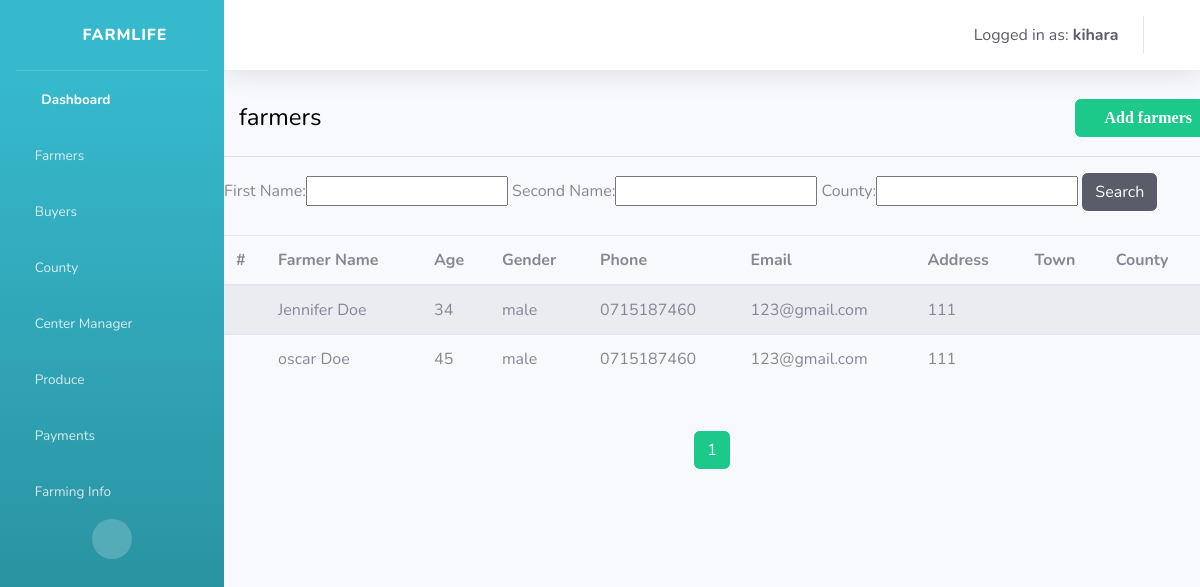
The app's page /dashboard/farmers_list/ (signed in) with its own data.
### efarm/models.py (models this page shows, shortened)
class Farmer(models.Model):
    gender_choice = (
        ('male', 'male',),
        ('female', 'female'),
        ('other', 'other')
    )
    first_name = models.CharField(max_length=254)
    second_name = models.CharField(max_length=254)
    age = models.IntegerField(null=True)
    gender = models.CharField(max_length=254, choices=gender_choice)
    email = models.EmailField()
    adress = models.CharField(max_length=254)
    phone = models.CharField(max_length=15)
    centre = models.ForeignKey(Centre, on_delete=models.CASCADE)
    @property
    def get_name(self):
        full_name = self.first_name + ' ' + self.second_name
        return full_name

### efarm/views.py (the view)
# urls.py: path('farmers_list/', FarmersList, name='farmers'),
@login_required(login_url='login')
def FarmersList(request):
    farmers = Farmer.objects.all()
    myFilter = FarmersFilter(request.GET, queryset=farmers)
    farmers = myFilter.qs
    paginator = Paginator(farmers, 10)
    page_number = request.GET.get('page', 1)
    farmer_obj = paginator.get_page(page_number)
    context = {'farmers': farmers,
               'farmer_obj': farmer_obj, 'myFilter': myFilter}
    return render(request, 'farmers/farmers_list.html', context)

### efarm/templates/farmers/farmers_list.html (shortened to what this page needs)
{% extends 'base.html' %}
{% load static %}
{% block content %}
<legend style="margin: 10px; padding: 5px; color: black;">farmers
  <a href="{% url 'add_farmer' %}">
    <button type="submit" class="btn btn-success" style="float: right;">
      <i class="fas fa-plus"> Add farmers </i>
    </button></a>
</legend>
<hr>
<form method="get">
  {{ myFilter.form }}
  <button class="btn btn-dark rounded" type="submit">Search</button>
</form><br>
<table class="table table-striped">
  <thead>
    <tr>
      <th scope="col">#</th>
      <th scope="col">Farmer Name</th>
      <th scope="col">Age</th>
      <th scope="col">Gender</th>
      <th scope="col">Phone</th>
      <th scope="col">Email</th>
      <th scope="col">Address</th>
      <th scope="col">Town</th>
      <th scope="col">County</th>
    </tr>
  </thead>
  <tbody>
    {% for farmer in farmer_obj %}
    <tr>
      <th scope="row" 1></th>
      <td>{{farmer.get_name}}</td>
      <td>{{farmer.age}}</td>
      <td>{{farmer.gender}}</td>
      <td>{{farmer.phone}}</td>
      <td>{{farmer.email}}</td>
      <td>{{farmer.adress}}</td>
      <td>{{farmer.town}}</td>
      <td>{{farmer.county}}</td>
    </tr>
    {% endfor %}
  </tbody>
</table>
<div class="text-center container mt-5">
  <a><button type="button" class="btn btn-success">{{farmer_obj.number}}</button></a>
</div>
{% endblock content%}

### efarm/templates/base.html (shortened to what this page needs)
{% load static %}
<!DOCTYPE html>
<html lang="en">
<head>
    <link href="{% static 'vendor/fontawesome-free/css/all.min.css' %}" rel="stylesheet" type="text/css">
        <link rel="stylesheet" href="https://stackpath.bootstrapcdn.com/bootstrap/4.1.3/css/bootstrap.min.css">
    <link href="{% static 'css/sb-admin-2.min.css' %}" rel="stylesheet">
</head>
<body id="page-top">
    <div id="wrapper">
        <ul class="navbar-nav bg-gradient-info sidebar sidebar-dark accordion" id="accordionSidebar" style="background-color:#1cc88a">
            <a class="sidebar-brand d-flex align-items-center justify-content-center" href="{% url 'home' %}">
                <div class="sidebar-brand-icon rotate-n-15">
                    <i class="fas fa-boxes fa-3x"></i>
                </div>
                <div class="sidebar-brand-text mx-3">FARMLIFE</div>
            </a>
            <hr class="sidebar-divider my-0">
            <li class="nav-item active">
                <a class="nav-link" href="{% url 'home' %}">
                    <i class="fas fa-fw fa-tachometer-alt"></i>
                    <span>Dashboard</span></a>
            </li>
            <li class="nav-item">
                <a class="nav-link collapsed" href="#" data-toggle="collapse" data-target="#collapseTwo"
                    aria-expanded="true" aria-controls="collapseTwo">
                    <i class="fa fa-users"></i>
                    <span>Farmers</span>
                </a>
            </li>
            <li class="nav-item">
                <a class="nav-link collapsed" href="#" data-toggle="collapse" data-target="#collapseThree"
                    aria-expanded="true" aria-controls="collapseThree">
                    <i class="fa fa-users"></i>
                    <span>Buyers</span>
                </a>
            </li>
            <li class="nav-item">
                <a class="nav-link collapsed" href="#" data-toggle="collapse" data-target="#collapseUtilities"
                    aria-expanded="true" aria-controls="collapseUtilities">
                    <i class="fas fa-truck"></i>
                    <span>County</span>
                </a>
            </li>
            <li class="nav-item">
                <a class="nav-link collapsed" href="#" data-toggle="collapse" data-target="#collapsePages"
                    aria-expanded="true" aria-controls="collapsePages">
                    <i class="fas fa-industry"></i>
                    <span>Center Manager</span>
                </a>
            </li>
            <li class="nav-item">
                <a class="nav-link collapsed" href="#" data-toggle="collapse" data-target="#collapsePage"
                    aria-expanded="true" aria-controls="collapsePage">
                    <i class="fas fa-capsules"></i>
                    <span>Produce</span>
                </a>
            </li>
            <li class="nav-item">
                <a class="nav-link collapsed" href="#" data-toggle="collapse" data-target="#collapsePage1"
                    aria-expanded="true" aria-controls="collapsePage1">
                    <i class="fas fa-cart-plus"></i>
                    <span>Payments</span>
                </a>
            </li>
            <li class="nav-item">
                <a class="nav-link collapsed" href="#" data-toggle="collapse" data-target="#collapsePage2"
                    aria-expanded="true" aria-controls="collapsePage2">
                    <i class="fas fa-file-invoice"></i>
                    <span>Farming Info</span>
                </a>
            </li>
            <div class="text-center d-none d-md-inline">
                <button class="rounded-circle border-0" id="sidebarToggle"></button>
            </div>
        </ul>
        <div id="content-wrapper" class="d-flex flex-column">
            <div id="content">
                <nav class="navbar navbar-expand navbar-light bg-white topbar mb-4 static-top shadow">
                    <ul class="navbar-nav ml-auto">
                                          <li class="nav-item dropdown no-arrow">
                                              <a class="nav-link dropdown-toggle"
                                                  data-toggle="dropdown" aria-haspopup="true" aria-expanded="false">
                                                  <span class="mr-2 d-none d-lg-inline text-dark">Logged in as:
                                                      <strong>{{request.user}}</strong></span>
                                                  <i class="fas fa-power-off" id="userDropdown" role="button"></i>
                                              </a>
                                          </li>
                    </ul>
                </nav>
                {% block content %}
                {% endblock content %}
            </div>
        </div>
</body>
</html>

### records on screen
Farmer: get_name "Jennifer Doe", age "34", gender "male", phone "0715187460", email "123@gmail.com", adress "111"
Farmer: get_name "oscar Doe", age "45", gender "male", phone "0715187460", email "123@gmail.com", adress "111"

### other values on screen
{{ request.user }} "kihara"
{{ farmer_obj.number }} "1"
